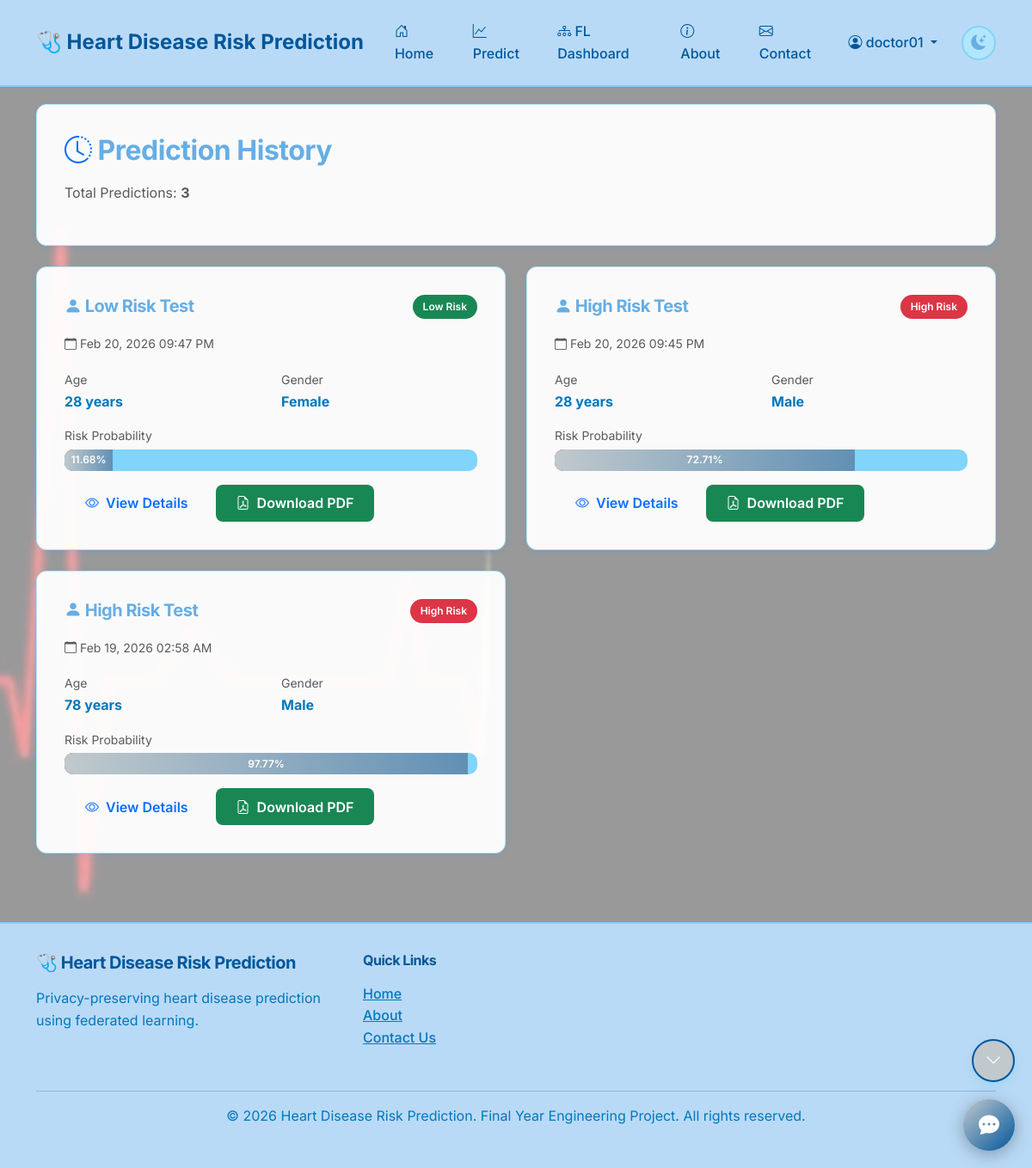
Page /predict/history/ (signed in) on the earlier database version.
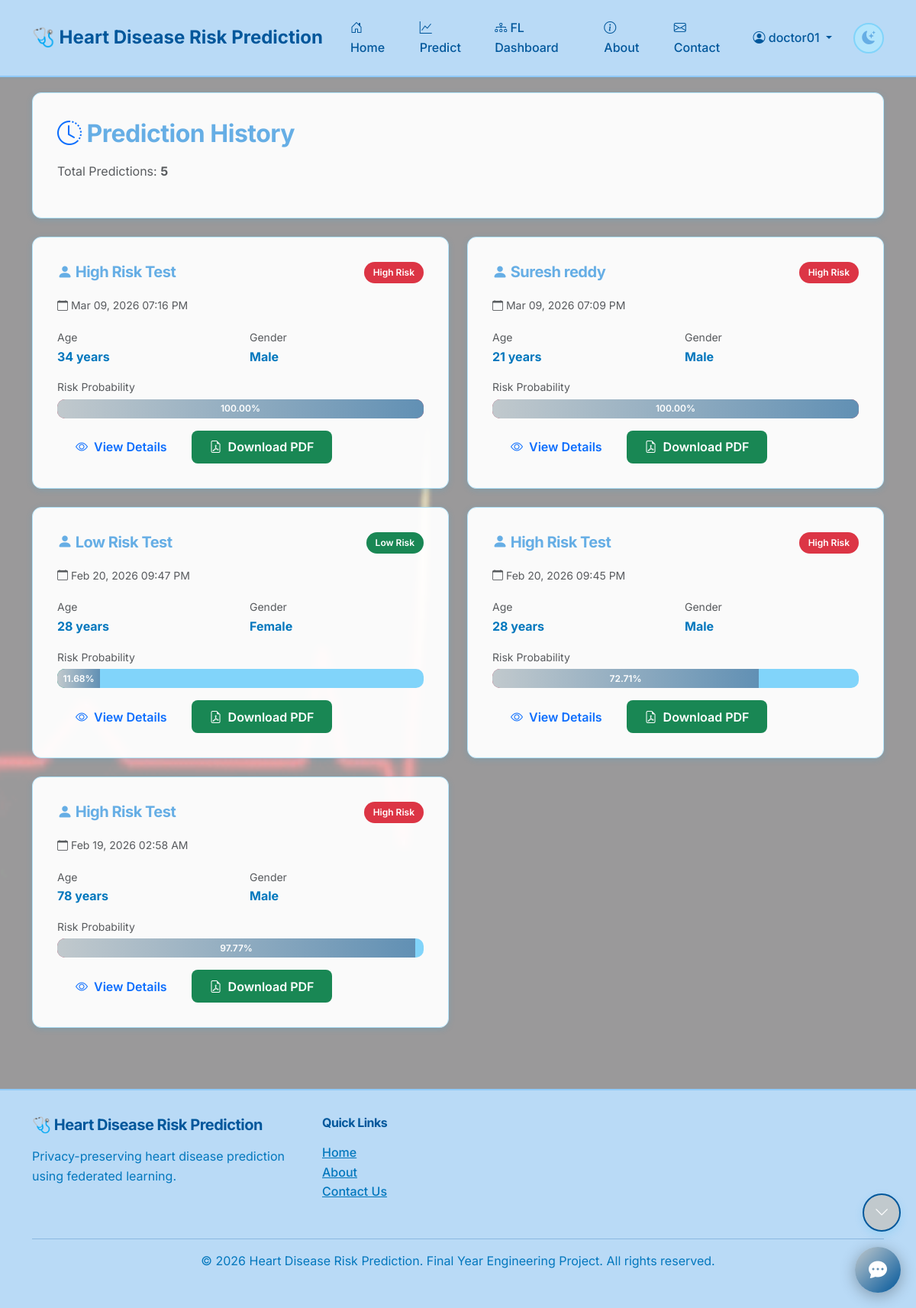
Same page on the later database version.
### prediction/models.py (models this page shows, shortened)
class PredictionResult(models.Model):
    RISK_LEVELS = [
        ('low', 'Low Risk'),
        ('high', 'High Risk'),
    ]
    patient_data = models.ForeignKey(PatientData, on_delete=models.CASCADE, related_name='predictions')
    doctor = models.ForeignKey(Doctor, on_delete=models.CASCADE, related_name='predictions')
    prediction = models.CharField(max_length=10, choices=RISK_LEVELS)
    probability = models.FloatField(help_text="Probability of heart disease (0-100%)")
    confidence_score = models.FloatField(default=0.0)
    model_version = models.CharField(max_length=50, default='v1.0')
    predicted_at = models.DateTimeField(auto_now_add=True)
    notes = models.TextField(blank=True, null=True, help_text="Doctor's notes")
    class Meta:
        ordering = ['-predicted_at']
        verbose_name = 'Prediction Result'
        verbose_name_plural = 'Prediction Results'
    def get_risk_class(self):
        return 'danger' if self.prediction == 'high' else 'success'

class PatientData(models.Model):
    GENDER_CHOICES = [
        ('M', 'Male'),
        ('F', 'Female'),
    ]
    CHEST_PAIN_CHOICES = [
        (0, 'Typical Angina'),
        (1, 'Atypical Angina'),
        (2, 'Non-anginal Pain'),
        (3, 'Asymptomatic'),
    ]
    doctor = models.ForeignKey(Doctor, on_delete=models.CASCADE, related_name='patients')
    patient_name = models.CharField(max_length=200)
    age = models.IntegerField()
    gender = models.CharField(max_length=1, choices=GENDER_CHOICES)
    chest_pain_type = models.IntegerField(choices=CHEST_PAIN_CHOICES)
    resting_bp = models.IntegerField(help_text="Resting Blood Pressure (mm Hg)")
    cholesterol = models.IntegerField(help_text="Serum Cholesterol (mg/dl)")
    fasting_bs = models.BooleanField(default=False, help_text="Fasting Blood Sugar > 120 mg/dl")
    resting_ecg = models.IntegerField(default=0, help_text="Resting ECG results (0-2)")
    max_heart_rate = models.IntegerField(help_text="Maximum Heart Rate Achieved")
    exercise_angina = models.BooleanField(default=False, help_text="Exercise Induced Angina")
    oldpeak = models.FloatField(help_text="ST Depression Induced by Exercise")
    st_slope = models.IntegerField(default=0, help_text="Slope of Peak Exercise ST Segment (0-2)")
    created_at = models.DateTimeField(auto_now_add=True)
    updated_at = models.DateTimeField(auto_now=True)
    class Meta:
        ordering = ['-created_at']
        verbose_name = 'Patient Data'
        verbose_name_plural = 'Patient Data Records'

### prediction/views.py (the view)
# urls.py: path('history/', views.prediction_history, name='history'),
@login_required
def prediction_history(request):
    if not _is_doctor(request):
        messages.error(request, 'Access denied. Doctor account required.')
        return redirect('core:home')
    doctor = _ensure_doctor_record(request.user)
    predictions = PredictionResult.objects.filter(doctor=doctor)
    context = {
        'page_title': 'Prediction History - HeartFL',
        'predictions': predictions,
        'total_predictions': predictions.count()
    }
    return render(request, 'prediction/history.html', context)

### core/context_processors.py (called while the page is built)
def unread_messages(request):
    if request.user.is_authenticated and (request.user.is_staff or request.user.is_superuser):
        try:
            count = ContactMessage.objects.filter(is_read=False).count()
            return {'unread_messages_count': count}
        except Exception:
            return {'unread_messages_count': 0}
    return {'unread_messages_count': 0}

def theme_settings(request):
    theme_settings_obj = None
    if request.user.is_authenticated:
        try:
            theme_settings_obj = UserThemeSettings.objects.get(user=request.user)
        except UserThemeSettings.DoesNotExist:
            theme_settings_obj = UserThemeSettings.objects.create(user=request.user)
    return {
        'user_theme_settings': theme_settings_obj
    }

### prediction/views.py (called while the page is built, shortened)
def _ensure_doctor_record(user):
    try:
        if hasattr(user, 'doctor') and user.doctor:
            return user.doctor
    except Exception as exc:
        logger.error('Failed to ensure doctor record for %s: %s', user.username, exc)
        raise

def _is_doctor(request):
    if hasattr(request.user, 'doctor'):
        return True
    if request.session.get('user_role') == 'doctor':
        return True
    return False

### templates/prediction/history.html (shortened to what this page needs)
{% extends 'base.html' %}
{% block content %}
<div class="fade-in-up">
    <div class="glass-card mb-4">
        <h2 class="fw-bold mb-3">
            <i class="bi bi-clock-history text-primary"></i> Prediction History
        </h2>
        <p class="text-muted">Total Predictions: <strong>{{ total_predictions }}</strong></p>
    </div>
    {% if predictions %}
        <div class="row g-4">
            {% for prediction in predictions %}
                <div class="col-md-6">
                    <div class="glass-card h-100">
                        <div class="d-flex justify-content-between align-items-start mb-3">
                            <h5 class="fw-bold mb-0">
                                <i class="bi bi-person-fill"></i> {{ prediction.patient_data.patient_name }}
                            </h5>
                            {% if prediction.prediction == 'high' %}
                                <span class="badge bg-danger">High Risk</span>
                            {% else %}
                                <span class="badge bg-success">Low Risk</span>
                            {% endif %}
                        </div>
                        <div class="mb-3">
                            <small class="text-muted">
                                <i class="bi bi-calendar"></i> {{ prediction.predicted_at|date:"M d, Y h:i A" }}
                            </small>
                        </div>
                        <div class="row mb-3">
                            <div class="col-6">
                                <small class="text-muted">Age</small>
                                <p class="fw-bold mb-0">{{ prediction.patient_data.age }} years</p>
                            </div>
                            <div class="col-6">
                                <small class="text-muted">Gender</small>
                                <p class="fw-bold mb-0">{{ prediction.patient_data.get_gender_display }}</p>
                            </div>
                        </div>
                        <div class="mb-3">
                            <small class="text-muted d-block mb-1">Risk Probability</small>
                            <div class="progress" style="height: 25px;">
                                <div class="progress-bar bg-{{ prediction.get_risk_class }}"
                                     role="progressbar"
                                     style="width: {{ prediction.probability }}%;">
                                    {{ prediction.probability|floatformat:2 }}%
                                </div>
                            </div>
                        </div>
                        <div class="d-flex gap-2">
                            <button class="btn btn-sm btn-outline-primary"
                                    data-bs-toggle="collapse"
                                    data-bs-target="#details-{{ prediction.id }}">
                                <i class="bi bi-eye"></i> View Details
                            </button>
                            <a href="{% url 'prediction:download_report' prediction.id %}"
                               class="btn btn-sm btn-success">
                                <i class="bi bi-file-earmark-pdf"></i> Download PDF
                            </a>
                        </div>
                    </div>
                </div>
            {% endfor %}
        </div>
    {% endif %}
</div>
{% endblock %}

Differences in the rows shown:
added PredictionResult: patient_data.patient_name "High Risk Test", prediction "High Risk", predicted_at "Mar 09, 2026 07:16 PM", patient_data.age "34", patient_data.gender "Male", probability "100.00"
added PredictionResult: patient_data.patient_name "Suresh reddy", prediction "High Risk", predicted_at "Mar 09, 2026 07:09 PM", patient_data.age "21", patient_data.gender "Male", probability "100.00"
Other differences:
{{ total_predictions }}: "3" → "5"
